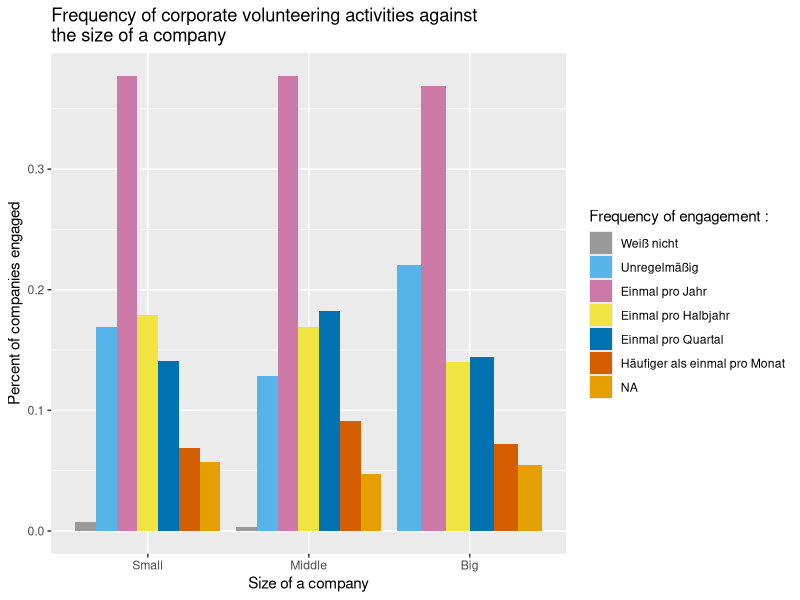

Write R code to recreate this figure.
## ---- chunk 1
knitr::opts_chunk$set(echo = TRUE)
## ---- chunk 2
library(readxl)
data <- read_xlsx("MUE.2022.for.LMU.xlsx")
data
library(dplyr)
library(tidyr)
library(tibble)
library(ggplot2)
library(gridExtra)
library(patchwork)

cbPalette <- c("#999999","#56B4E9", "#CC79A7","#F0E442", "#0072B2", "#D55E00", "#E69F00" )
## ---- chunk 3
data.Q <- data %>%
  select(class,E002)%>%
  filter(!is.na(E002)) %>%
  group_by(class) %>%
  mutate(n_companies = length(class))%>%
  group_by(class,E002) %>%
  mutate(n_frequency = length(E002)) %>%
  group_by(class,E002) %>%
  mutate(percent= n_frequency / n_companies)%>%
  distinct()%>%
  arrange(class,E002)

ggplot(data.Q, aes(x = factor(class, levels = c("Kleine Unternehmen","Mittlere Unternehmen","Großunternehmen"),labels = c("Small","Middle","Big")), y = percent, fill = factor(E002))) +
geom_bar(stat = "identity",position = "dodge") +
labs(x = "Size of a company", y = "Percent of companies engaged", 
title = "Frequency of corporate volunteering activities against
the size of a company") +
scale_fill_manual(name ="Frequency of engagement :",
labels = c("Weiß nicht","Unregelmäßig","Einmal pro Jahr","Einmal pro Halbjahr","Einmal pro Quartal","Häufiger als einmal pro Monat"),
values = cbPalette)

